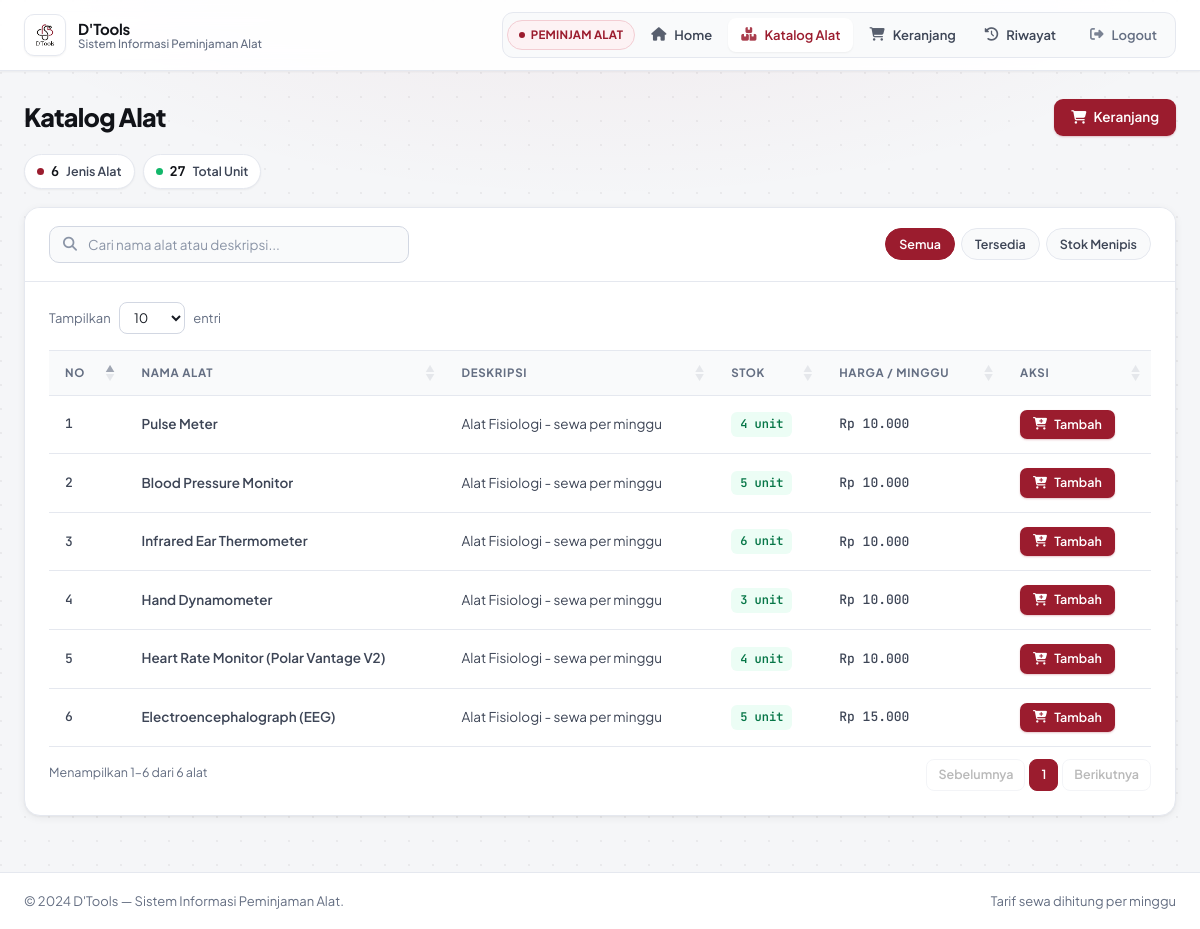
Page /peminjam_dashboard.php on the committed database.
### tables this page shows
CREATE TABLE item (
    id INT AUTO_INCREMENT PRIMARY KEY,
    name VARCHAR(100) NOT NULL,
    description TEXT,
    price DECIMAL(10, 2) NOT NULL,
    stock INT NOT NULL,
    created_at TIMESTAMP DEFAULT CURRENT_TIMESTAMP
);

### peminjam_dashboard.php (the view, shortened to what this page needs)
<?php
$servername = "localhost";
$username = "root";
$password = "";
$dbname = "peminjaman_alat";
$conn = new mysqli($servername, $username, $password, $dbname);
$sql = "SELECT * FROM item ORDER BY created_at DESC";
$result = $conn->query($sql);
$items = [];
$total_stock = 0;
if ($result && $result->num_rows > 0) {
    while ($row = $result->fetch_assoc()) {
        $items[] = $row;
        $total_stock += (int)($row['stock'] ?? 0);
    }
}
?>
<!DOCTYPE html>
<html lang="id">
<head>
    <link href="https://cdnjs.cloudflare.com/ajax/libs/font-awesome/6.4.0/css/all.min.css" rel="stylesheet">
    <link href="https://cdn.datatables.net/1.13.6/css/jquery.dataTables.min.css" rel="stylesheet">
    <link rel="stylesheet" href="assets/css/theme.css">
</head>
<body class="app-body has-bottom-nav">
    <header class="app-header">
        <div class="app-header-inner">
            <a href="home.php" class="brand-lockup">
                <span class="brand-logo-wrap">
                    <img src="logo.png" alt="Logo D'Tools">
                </span>
                <span class="brand-text">
                    <span class="brand-title">D'Tools</span>
                    <span class="brand-subtitle">Sistem Informasi Peminjaman Alat</span>
                </span>
            </a>
            <nav class="app-nav" id="navbar" aria-label="Navigasi Peminjam">
                <span class="role-pill">Peminjam Alat</span>
                <a href="home.php"><i class="fas fa-house"></i> Home</a>
                <a href="peminjam_dashboard.php" class="active"><i class="fas fa-boxes-stacked"></i> Katalog Alat</a>
                <a href="shopping-cart.php"><i class="fas fa-cart-shopping"></i> Keranjang</a>
                <a href="order-history.php"><i class="fas fa-clock-rotate-left"></i> Riwayat</a>
                <a href="logout.php" class="nav-logout"><i class="fas fa-right-from-bracket"></i> Logout</a>
            </nav>
        </div>
    </header>
    <main class="app-main">
        <div class="page-header">
            <h1 class="page-title">Katalog Alat</h1>
            <div class="page-actions">
                <a href="shopping-cart.php" class="btn-brand">
                    <i class="fas fa-cart-shopping"></i> Keranjang
                </a>
            </div>
        </div>
        <div class="metric-strip" aria-label="Statistik Katalog">
            <div class="metric-chip"><span class="dot crimson"></span><strong><?php echo count($items); ?></strong> Jenis Alat</div>
            <div class="metric-chip"><span class="dot emerald"></span><strong><?php echo $total_stock; ?></strong> Total Unit</div>
        </div>
        <section class="surface-card">
            <div class="surface-card-header">
                <div class="toolbar-row">
                    <div class="search-field" style="max-width: 360px;">
                        <input type="text" id="searchInput" placeholder="Cari nama alat atau deskripsi...">
                    </div>
                    <div class="filter-pills" role="group" aria-label="Filter Ketersediaan">
                        <button type="button" class="filter-pill active" data-stock-filter="all">Semua</button>
                        <button type="button" class="filter-pill" data-stock-filter="available">Tersedia</button>
                        <button type="button" class="filter-pill" data-stock-filter="low">Stok Menipis</button>
                    </div>
                </div>
            </div>
            <div class="surface-card-body">
                <div class="dt-table-wrap">
                    <table id="peminjamanTable" class="dt-table dt-mobile-list">
                        <thead>
                            <tr>
                                <th>No</th>
                                <th>Nama Alat</th>
                                <th>Deskripsi</th>
                                <th>Stok</th>
                                <th>Harga / Minggu</th>
                                <th>Aksi</th>
                            </tr>
                        </thead>
                        <tbody>
                            <?php
                            if (count($items) > 0) {
                                $no = 1;
                                foreach ($items as $row) {
                                    $stock = (int)($row['stock'] ?? 0);
                                    $stockClass = $stock <= 0 ? 'empty' : ($stock <= 2 ? 'low' : '');
                                    echo "<tr class='product-row'>
                                            <td class='cell-mono col-index' data-label='No'>" . $no++ . "</td>
                                            <td class='cell-strong col-primary' data-label='Nama Alat'>" . htmlspecialchars($row['name']) . "</td>
                                            <td data-label='Deskripsi'>" . htmlspecialchars($row['description']) . "</td>
                                            <td data-label='Stok'><span class='stock-pill {$stockClass}'>{$stock} unit</span></td>
                                            <td class='cell-mono' data-label='Harga / Minggu'>Rp " . number_format($row['price'], 0, ',', '.') . "</td>
                                            <td class='col-actions' data-label='Aksi'>
                                                <button type='button' class='btn-brand btn-sm-action' onclick='addToCart(" . (int)$row['id'] . ")'>
                                                    <i class='fas fa-cart-plus'></i> Tambah
                                                </button>
                                            </td>
                                          </tr>";
                                }
                            }
                            ?>
                        </tbody>
                    </table>
                </div>
            </div>
        </section>
    </main>
    <footer class="app-footer">
        <div class="app-footer-inner">
            <p>&copy; 2024 D'Tools — Sistem Informasi Peminjaman Alat.</p>
            <p>Tarif sewa dihitung per minggu</p>
        </div>
    </footer>
</body>
</html>

### rows in the picture
item: name "Pulse Meter", description "Alat Fisiologi - sewa per minggu", stock "4", price "10.000"
item: name "Blood Pressure Monitor", description "Alat Fisiologi - sewa per minggu", stock "5", price "10.000"
item: name "Infrared Ear Thermometer", description "Alat Fisiologi - sewa per minggu", stock "6", price "10.000"
item: name "Hand Dynamometer", description "Alat Fisiologi - sewa per minggu", stock "3", price "10.000"
item: name "Heart Rate Monitor (Polar Vantage V2)", description "Alat Fisiologi - sewa per minggu", stock "4", price "10.000"
item: name "Electroencephalograph (EEG)", description "Alat Fisiologi - sewa per minggu", stock "5", price "15.000"

### other values in the picture
count($items) "6"
$total_stock "27"
